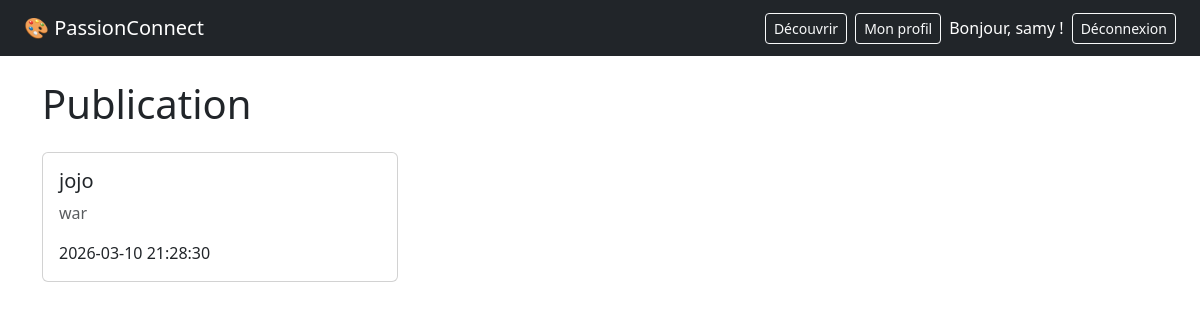
Screenshot of /publication (signed in) with the database file from the repository.
### tables this page shows
CREATE TABLE user(
            id INTEGER PRIMARY KEY AUTOINCREMENT,
            username TEXT NOT NULL UNIQUE,
            email TEXT NOT NULL UNIQUE,
            password TEXT NOT NULL,
            bio TEXT,
            photo TEXT,
            created_at TIMESTAMP DEFAULT CURRENT_TIMESTAMP           
        );

CREATE TABLE publication (
            id INTEGER PRIMARY KEY AUTOINCREMENT,
            contenu TEXT NOT NULL,
            image TEXT,
            created_at TIMESTAMP DEFAULT CURRENT_TIMESTAMP,
            user_id INTEGER,
            FOREIGN KEY (user_id) REFERENCES user(id)
        );

### app/publication/routes.py (the view)
@publication.route('/publication')
@login_required
def mes_publications():
    db = get_db()
    cursor = db.cursor()
    publications = cursor.execute('''
        SELECT publication.contenu, publication.created_at, user.username
        FROM publication
        JOIN user ON publication.user_id = user.id
        ORDER BY publication.created_at DESC
    ''').fetchall()
    db.close()
    return render_template('publication.html', publications = publications)

### app/__init__.py (called while the page is built)
def create_app():
    app = Flask(__name__)
    app.config.from_object(Config)
    login_manager.init_app(app)
    bcrypt.init_app(app)
    login_manager.login_view = 'auth.connexion'
    login_manager.login_message = 'Connecte-toi pour accéder à cette page.'
    from app.auth.routes import auth
    app.register_blueprint(auth)
    from app.profil.routes import profil
    app.register_blueprint(profil)
    from app.decouverte.routes import decouverte
    app.register_blueprint(decouverte)
    from app.publication.routes import publication
    app.register_blueprint(publication)
    @login_manager.user_loader
    def load_user(user_id):
        from app.models import User
        return User.get_by_id(int(user_id))
    return app

### app/models.py (called while the page is built)
    @staticmethod
    def get_by_id(user_id):
        db = get_db()
        cursor = db.cursor()
        user = cursor.execute(
            'SELECT * FROM user WHERE id = ?', (user_id,)
        ).fetchone()
        db.close()
        if user:
            return User(user['id'], user['username'], user['email'], user['bio'])
        return None

### database.py (called while the page is built)
def get_db():
    db = sqlite3.connect('passionconnect.db') #retoune des dictionnaires au lieu des tuples
    db.row_factory = sqlite3.Row
    return db

### app/templates/publication.html
{% extends 'base.html' %}
{% block contenu %}
    <h1 class="mb-4">Publication</h1>
    <div class="row">
        {% for post in publications %}
            <div class="col-md-4 mb-4">
                <div class="card h-100">
                    <div class="card-body">
                        <h5 class="card-title">{{ post.username }}</h5>
                        <p class="card-text text-muted">
                            {{ post.contenu or 'Aucune bio pour l instant.' }}
                        </p>
                        <p class="card-text">{{ post.created_at }}</p>
                    </div>
                </div>
            </div>
        {% endfor %}
    </div>
{% endblock %}

### app/templates/base.html (shortened to what this page needs)
<!DOCTYPE html>
<html lang="fr">
<head>
    <link href="https://cdn.jsdelivr.net/npm/bootstrap@5.3.0/dist/css/bootstrap.min.css" rel="stylesheet">
</head>
<body>
    <nav class="navbar navbar-dark bg-dark px-4">
        <a class="navbar-brand" href="/">🎨 PassionConnect</a>
        <div class="d-flex align-items-center gap-2">
            <a href="/decouverte" class="btn btn-outline-light btn-sm">Découvrir</a>
            {% if current_user.is_authenticated %}
                <a href="/profil" class="btn btn-outline-light btn-sm">Mon profil</a>
                <span class="text-white">Bonjour, {{ current_user.username }} !</span>
                <a href="/deconnexion" class="btn btn-outline-light btn-sm">Déconnexion</a>
            {% else %}
                <a href="/connexion" class="btn btn-outline-light btn-sm">Connexion</a>
                <a href="/inscription" class="btn btn-light btn-sm">Inscription</a>
            {% endif %}
        </div>
    </nav>
    <div class="container mt-4">
        {% block contenu %}{% endblock %}
    </div>
</body>
</html>

### rows the page displays
user: username "samy"
publication: username "jojo", contenu "war", created_at "2026-03-10 21:28:30"
